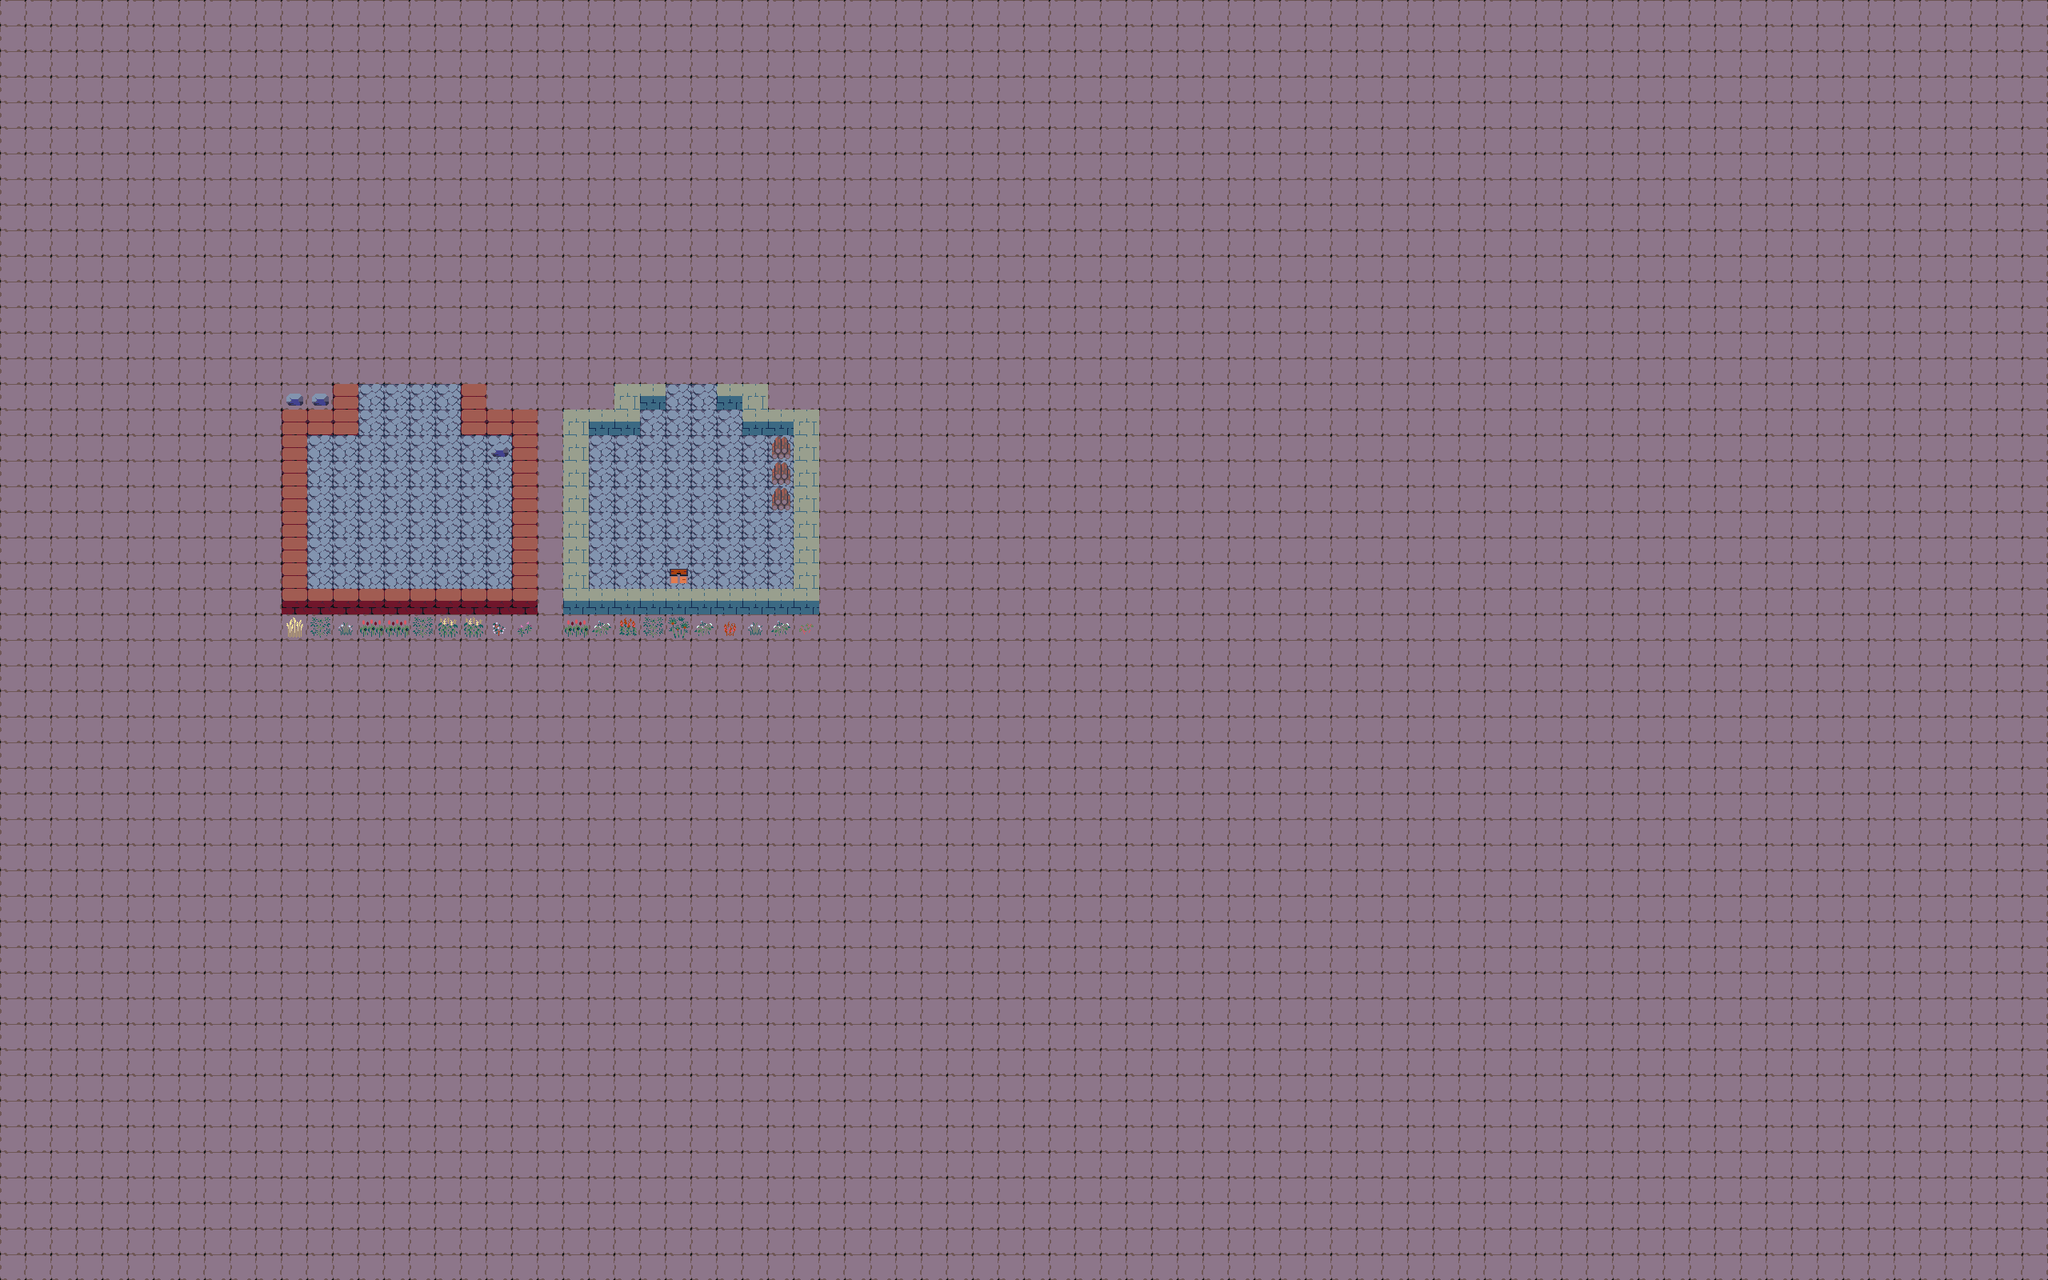

Tiled map render using the project's own tile images. Description and the map definition, with tile-layer contents summarised, below:
An orthogonal 80x50 tile map with 32x32 px tiles, 4 tile layers (Ground, Decorations, Walls, Items), 2 tilesets and 10 objects (7x wall, player, enemy, randomChest).

<map version="1.10" tiledversion="1.11.0" orientation="orthogonal" renderorder="right-down" width="80" height="50" tilewidth="32" tileheight="32" infinite="0" nextlayerid="7" nextobjectid="31">
 <tileset firstgid="1" source="Tsx/floorTiles.tsx" />
 <tileset firstgid="505" source="Tsx/floorTiles.tsx" />
 <layer id="1" name="Ground" width="80" height="50">
  <data>[4000 cells, 4000 non-empty, 3 distinct tile ids]</data>
 </layer>
 <layer id="5" name="Decorations" width="80" height="50">
  <data>[4000 cells, 23 non-empty, 13 distinct tile ids]</data>
 </layer>
 <layer id="3" name="Walls" width="80" height="50">
  <data>[4000 cells, 65 non-empty, 5 distinct tile ids]</data>
 </layer>
 <layer id="4" name="Items" width="80" height="50">
  <data>[4000 cells, 1 non-empty, 1 distinct tile ids]</data>
 </layer>
 <objectgroup id="6" name="Obstacles">
  <object id="1" name="wall" x="703.576" y="736.833" width="320.333" height="31.3939" />
  <object id="2" name="player" x="671.058" y="895.978" width="33.4298" height="31.3939" rotation="0.493907" />
  <object id="5" name="wall" x="897.5" y="479.303" width="62.6663" height="32.8939" />
  <object id="6" name="wall" x="704.833" y="511.803" width="96.333" height="31.3939" />
  <object id="7" name="wall" x="927.833" y="512.803" width="95.333" height="31.3939" />
  <object id="8" name="wall" x="767.333" y="478.053" width="63.9997" height="32.8939" />
  <object id="9" name="enemy" x="864.285" y="1057.8" width="33.4298" height="31.3939" rotation="0.493907" />
  <object id="20" name="wall" x="705" y="542.5" width="29" height="196.167" />
  <object id="21" name="wall" x="993" y="543.917" width="29" height="194.833" />
  <object id="22" name="randomChest" x="832.5" y="704.553" width="31.6663" height="32.8939" />
 </objectgroup>
</map>
